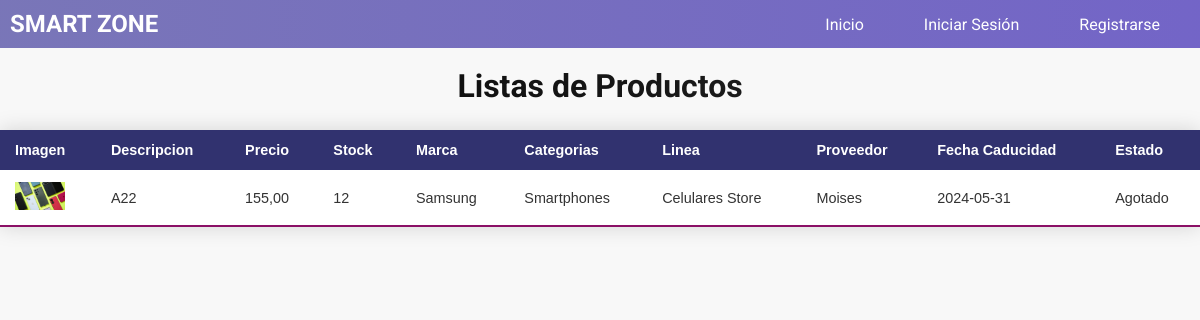
Page /listas/ on the committed database.
### core/models.py (models this page shows, shortened)
class Product(models.Model):
    class Status(models.TextChoices):
        ACCES = 'RS', 'Accesorios'
        COMPUTADORE = 'FS', 'Computadores Store'
        CELULARES = 'CS', 'Celulares Store'
    description = models.CharField('Articulo',max_length=100)
    cost=models.DecimalField('Costo Producto',max_digits=10,decimal_places=2,default=Decimal('0.0'))
    price=models.DecimalField('Precio',max_digits=10,decimal_places=2,default=Decimal('0.0'))
    stock=models.IntegerField(default=100,help_text="Stock debe estar en 0 y 10000 unidades",verbose_name='Stock')
    iva = models.IntegerField(verbose_name='IVA', choices=((0,'0%'),(5,'5%'),(15,'15%')), default=15)
    expiration_date = models.DateTimeField('Fecha Caducidad',default=timezone.now)
    brand = models.ForeignKey(Brand,on_delete=models.CASCADE,related_name='product',verbose_name='Marca')
    user = models.ForeignKey(User,on_delete=models.CASCADE)
    supplier = models.OneToOneField(Supplier,on_delete=models.CASCADE,verbose_name='Proveedor')
    categories = models.ManyToManyField('Category',verbose_name='Categoria')
    line = models.CharField('Linea',max_length=2,choices=Status.choices,default=Status.CELULARES)
    image = models.ImageField(upload_to='products/',blank=True,null=True,default='products/default.png')
    created = models.DateTimeField(auto_now_add=True)
    updated = models.DateTimeField(auto_now=True)
    state = models.BooleanField('Activo', default = True)
    objects = models.Manager()  # Manager predeterminado
    active_products = ActiveProductManager()  #
    class Meta:
        verbose_name = 'Producto'
        verbose_name_plural = 'Productos'
        ordering = ['description']
        indexes = [models.Index(fields=['description']),]
    @property
    def get_categories(self):
        return " - ".join([c.description for c in self.categories.all().order_by('description')])

class Brand(models.Model):
    description = models.CharField('Articulo',max_length=100)
    user = models.ForeignKey(User,on_delete=models.CASCADE)
    created = models.DateTimeField(auto_now_add=True)
    updated = models.DateTimeField(auto_now=True)
    state = models.BooleanField('Activo', default = True)
    objects = models.Manager()  # Manager predeterminado
    active_brands = ActiveBrandManager()  # Manager filtrado por state=True
    class Meta:
        verbose_name = 'Marca'
        verbose_name_plural = 'Marcas'
        ordering = ['description']
        indexes = [
            models.Index(fields=['description']),]
    def __str__(self):
        return self.description

class Category(models.Model):
    description = models.CharField(verbose_name='Categoria',max_length=100)
    image = models.ImageField(upload_to='categorys/',blank=True,null=True,default='categorys/default.png')
    user = models.ForeignKey(User,on_delete=models.CASCADE)
    created = models.DateTimeField(auto_now_add=True)
    updated = models.DateTimeField(auto_now=True)
    state = models.BooleanField('Activo', default = True)
    class Meta:
        verbose_name = 'Categoria'
        verbose_name_plural = 'Categorias'
        ordering = ['description']
        indexes = [models.Index(fields=['description']),]

class Supplier(models.Model):
    name = models.CharField(max_length=100)
    ruc = models.CharField(max_length=13,validators=[valida_cedula])
    address = models.CharField(max_length=200)
    phone = models.CharField(max_length=20,validators=[phone_regex])
    user = models.ForeignKey(User,on_delete=models.CASCADE)
    created = models.DateTimeField(auto_now_add=True)
    updated = models.DateTimeField(auto_now=True)
    state = models.BooleanField('Activo', default = True)
    class Meta:
        verbose_name = 'Proveedor'
        verbose_name_plural = 'Proveedores'
        ordering = ['name']
        indexes = [models.Index(fields=['name']),]
    def __str__(self):
        return self.name

### core/views.py (the view)
# urls.py: path('listas/', views.listas,name='listas'),
def listas(request):
    data = {
        "title1": "Productos del almaces",
        "title2": "Listas de Productos"
    }
    products=Product.objects.all()
    data["products"]=products
    return render(request,"core/products/listas.html",data)

### templates/core/products/listas.html
{% extends 'base.html' %}
{% block content %}
   <div class="table-container">
    <br>
    <h1 class="title">{{ title2 }}</h1>
    <table class="styled-table">
      <thead>
        <tr>
          <th>Imagen</th>
          <th>Descripcion</th>
          <th>Precio</th>
          <th>Stock</th>
          <th>Marca</th>
          <th>Categorias</th>
          <th>Linea</th>
          <th>Proveedor</th>
          <th>Fecha Caducidad</th>
          <th>Estado</th>
      </tr>
      </thead>
      <tbody>
        {% for item in products %}
          <tr>
          <td><img src={{item.image.url}} alt="" width="50px"> </td>
          <td>{{item.description}}</td>
          <td>{{item.price}}</td>
          <td>{{item.stock}}</td>
          <td>{{item.brand}}</td>
          <td>{{item.get_categories}}</td>
          <td>{{item.get_line_display}}</td>
          <td>{{item.supplier}}</td>
          <td>{{item.expiration_date |date:"Y-m-d"}}</td>
          <td>{% if item.state %}
               En stock
              {% else %}
               Agotado
              {% endif %}
          </td>
          </tr>
        {% endfor %}
      </tbody>
    </table>
  </div>
{% endblock content  %}

### static/css/main.css (style rules this page uses)
body { font-family: 'Roboto', sans-serif; margin: 0; padding: 0; background-color: #f8f8f8; color: #333333; }
h1, h2, h3, h4, h5, h6 { margin-top: 0; color: rgb(34, 22, 34); }
.title { font-size: 2em; font-weight: bold; background: linear-gradient(to right, rgb(0, 0, 0), rgb(43, 43, 43)); -webkit-background-clip: text; background-clip: text; color: transparent; text-align: center; margin-bottom: 20px; }
.table-container { overflow-x: auto; }
.styled-table { width: 100%; border-collapse: collapse; margin: 25px 0; font-size: 0.9em; font-family: sans-serif; box-shadow: 0 0 20px rgba(0, 0, 0, 0.15); background-color: #ffffff; }
.styled-table thead tr { background: #31326f; color: #ffffff; text-align: left; }
.styled-table th, .styled-table td { padding: 12px 15px; }
.styled-table tbody tr { border-bottom: 1px solid #dddddd; }
.styled-table tbody tr:last-of-type { border-bottom: 2px solid #8b1066; }
h1 { margin-bottom: 1.5rem; font-size: 24px; text-align: center; color: #333; }

### rows in the picture
Product: image (picture), description "A22", price "155,00", stock "12", brand "Samsung", get_categories "Smartphones", line "Celulares Store", supplier "Moises", expiration_date "2024-05-31", state "Agotado"
